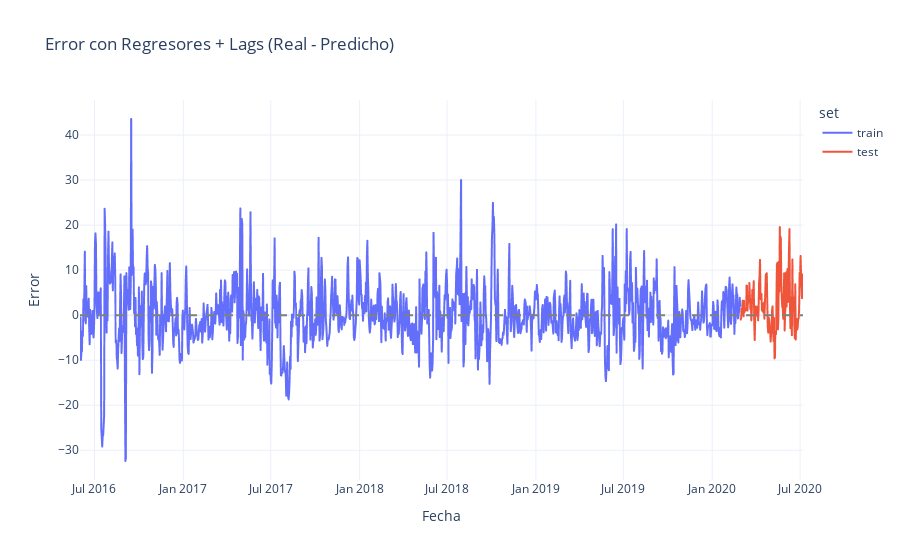

Write notebook code for a chart like this one.
### Code cell
# Combinar errores
df_eval_lag = pd.concat([
    train_lag[['ds', 'y']].assign(set='train'),
    test_lag[['ds', 'y']].assign(set='test')
])
yhat_all_lag = pd.concat([
    forecast_train_lag[['ds', 'yhat']],
    forecast_lag[['ds', 'yhat']]
])
df_eval_lag = df_eval_lag.merge(yhat_all_lag, on='ds')
df_eval_lag['error'] = df_eval_lag['y'] - df_eval_lag['yhat']

fig = px.line(
    df_eval_lag,
    x='ds',
    y='error',
    color='set',
    title='Error con Regresores + Lags (Real - Predicho)',
    labels={'ds': 'Fecha', 'error': 'Error'}
)

fig.add_hline(y=0, line_dash='dash', line_color='gray')
fig.update_layout(template='plotly_white')
fig.show()

### Figure 1 — Plotly figure (JSON) as saved in the notebook; plotly's stock layout.template omitted (floating-point values rounded to 4 significant figures; data arrays with more than 128 entries replaced by an {"elided": "..."} marker saying what was removed)
{"data": [{"hovertemplate": "set=train<br>Fecha=%{x}<br>Error=%{y}<extra></extra>", "legendgroup": "train", "line": {"color": "#636efa", "dash": "solid"}, "marker": {"symbol": "circle"}, "mode": "lines", "name": "train", "showlegend": true, "type": "scattergl", "x": {"elided": "1368 str values"}, "xaxis": "x", "y": {"elided": "1368 float values"}, "yaxis": "y"}, {"hovertemplate": "set=test<br>Fecha=%{x}<br>Error=%{y}<extra></extra>", "legendgroup": "test", "line": {"color": "#EF553B", "dash": "solid"}, "marker": {"symbol": "circle"}, "mode": "lines", "name": "test", "showlegend": true, "type": "scattergl", "x": {"elided": "130 str values"}, "xaxis": "x", "y": {"elided": "130 float values"}, "yaxis": "y"}], "layout": {"legend": {"title": {"text": "set"}, "tracegroupgap": 0}, "shapes": [{"line": {"color": "gray", "dash": "dash"}, "type": "line", "x0": 0, "x1": 1, "xref": "x domain", "y0": 0, "y1": 0, "yref": "y"}], "title": {"text": "Error con Regresores + Lags (Real - Predicho)"}, "xaxis": {"anchor": "y", "domain": [0, 1], "title": {"text": "Fecha"}}, "yaxis": {"anchor": "x", "domain": [0, 1], "title": {"text": "Error"}}}}
